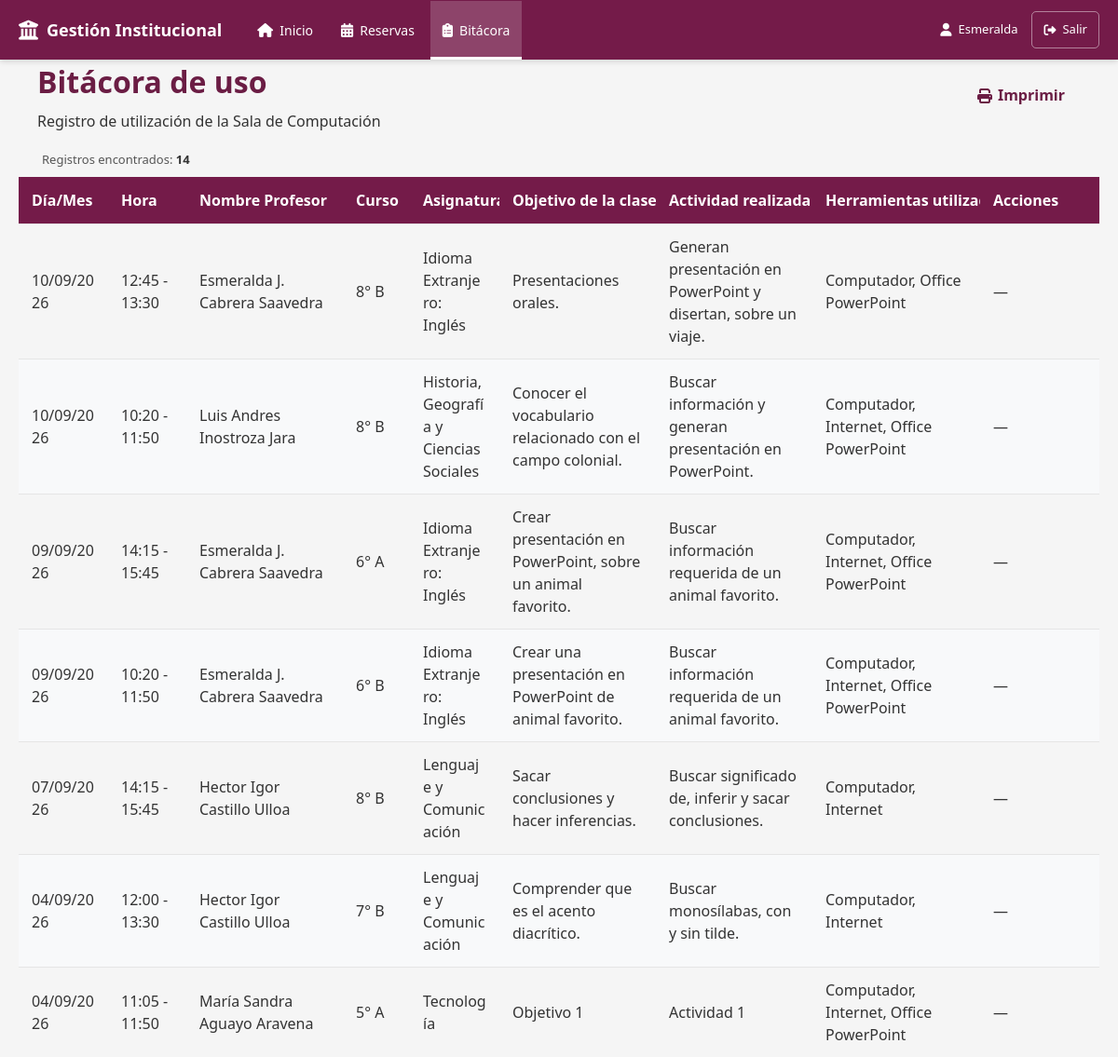
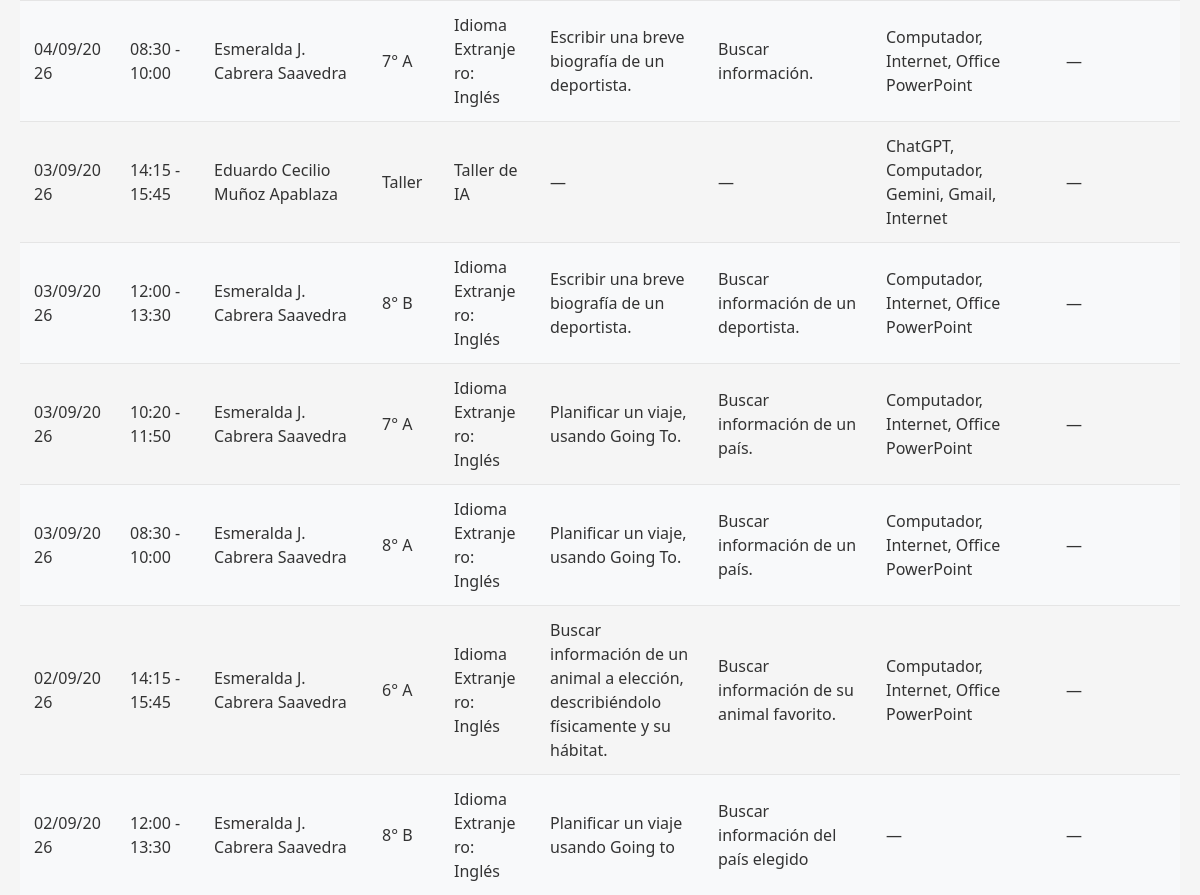
/modules/bitacoras/index.php (signed in), run on the app's committed database (2 pictures, top to bottom).
### tables this page shows
CREATE TABLE `bitacoras` (
  `id` int(11) NOT NULL,
  `reserva_id` int(11) DEFAULT NULL,
  `objetivo_clase` varchar(150) DEFAULT NULL,
  `actividad` varchar(150) DEFAULT NULL,
  `horario_fijo_ocurrencia_id` int(11) DEFAULT NULL,
  `observaciones` text DEFAULT NULL
);

CREATE TABLE `cursos` (
  `id` int(11) NOT NULL,
  `nombre_curso` varchar(10) NOT NULL DEFAULT '',
  `modalidad` enum('asignatura','taller') DEFAULT 'asignatura'
);

CREATE TABLE `asignaturas` (
  `id` int(11) NOT NULL,
  `asignatura_nombre` varchar(50) NOT NULL,
  `modalidad` enum('asignatura','taller') DEFAULT 'asignatura',
  `activo` tinyint(1) DEFAULT NULL
);

### modules/bitacoras/index.php (the view, shortened to what this page needs)
<?php
require_once '../../config/database.php';
function formatearFechaBitacora(string $fecha): string
{
    $fechaObj = DateTime::createFromFormat(
        'Y-m-d',
        $fecha
    );
    return $fechaObj->format('d/m/Y');
}
function obtenerHorarioBitacora(
    string $fecha,
    string $horaInicio,
    string $horaTermino,
    string $tipo
): string {
    $inicio = new DateTime(
        $fecha . ' ' . $horaInicio
    );
    $termino = new DateTime(
        $fecha . ' ' . $horaTermino
    );
    $duracion =
        $termino->getTimestamp()
        - $inicio->getTimestamp();
    $media = clone $inicio;
    $media->modify(
        '+' . ($duracion / 2) . ' seconds'
    );
    switch ($tipo) {
        case 'sub2':
            return
                $media->format('H:i')
                . ' - '
                . $termino->format('H:i');
        case 'completo':
        default:
            return
                $inicio->format('H:i')
                . ' - '
                . $termino->format('H:i');
    }
}
$registros = [];
$resultado = $conexion->query($sql);
if ($resultado) {
    while ($fila = $resultado->fetch_assoc()) {
        $registros[] = $fila;
    }
}
$totalRegistros = count($registros);
?>
<!DOCTYPE html>
<html lang="es">
<head>
    <link
        rel="stylesheet"
        href="https://cdnjs.cloudflare.com/ajax/libs/font-awesome/6.7.2/css/all.min.css">
    <link
        rel="stylesheet"
        href="../../assets/css/estilos.css">
    <link
        rel="stylesheet"
        href="../../assets/css/botones.css">
    <link
        rel="stylesheet"
        href="../../assets/css/formularios.css">
    <link
        rel="stylesheet"
        href="../../assets/css/tablas.css">
    <link
        rel="stylesheet"
        href="../../assets/css/reservas.css">
    <link
        rel="stylesheet"
        href="../../assets/css/bitacora.css">
</head>
<body>
    <?php
    require_once '../../includes/menu.php';
    ?>
    <div class="contenedor contenedor-bitacora">
        <div class="encabezado-pagina">
            <div>
                <h1>
                    Bitácora de uso
                </h1>
                <p>
                    Registro de utilización de la Sala de Computación
                </p>
            </div>
            <div>
                <a
                    href="imprimir.php"
                    class="btn btn-primary">
                    <i class="fa-solid fa-print"></i>
                    Imprimir
                </a>
            </div>
        </div>
        <div class="resumen-bitacora">
            Registros encontrados:
            <strong>
                <?= $totalRegistros ?>
            </strong>
        </div>
        <div class="tabla-bitacora-contenedor">
            <table class="tabla tabla-bitacora">
                <thead>
                    <tr>
                        <th>
                            Día/Mes
                        </th>
                        <th>
                            Hora
                        </th>
                        <th>
                            Nombre Profesor
                        </th>
                        <th>
                            Curso
                        </th>
                        <th>
                            Asignatura
                        </th>
                        <th>
                            Objetivo de la clase
                        </th>
                        <th>
                            Actividad realizada
                        </th>
                        <th>
                            Herramientas utilizadas
                        </th>
                        <th>
                            Acciones
                        </th>
                    </tr>
                </thead>
                <tbody>
                    <?php if (empty($registros)): ?>
                        <tr>
                            <td
                                colspan="9"
                                style="text-align: center;">
                                No existen registros en la bitácora.
                            </td>
                        </tr>
                    <?php else: ?>
                        <?php foreach ($registros as $registro): ?>
                            <?php
                            $fecha =
                                formatearFechaBitacora(
                                    $registro['fecha'] ?? ''
                                );
                            $hora =
                                obtenerHorarioBitacora(
                                    $registro['fecha'] ?? '',
                                    $registro['hora_inicio'] ?? '',
                                    $registro['hora_termino'] ?? '',
                                    $registro['tipo_uso'] ?? 'completo'
                                );
                            $objetivo =
                                trim(
                                    $registro['objetivo_clase'] ?? ''
                                );
                            $actividad =
                                trim(
                                    $registro['actividad'] ?? ''
                                );
                            $recursos =
                                trim(
                                    $registro['nombres_recursos'] ?? ''
                                );
                            ?>
                            <tr>
                                <td>
                                    <?= htmlspecialchars($fecha) ?>
                                </td>
                                <td>
                                    <?= htmlspecialchars($hora) ?>
                                </td>
                                <td>
                                    <?= htmlspecialchars(
                                        $registro['docente'] ?? ''
                                    ) ?>
                                </td>
                                <td>
                                    <?= htmlspecialchars(
                                        $registro['curso'] ?? ''
                                    ) ?>
                                </td>
                                <td>
                                    <?= htmlspecialchars(
                                        $registro['asignatura'] ?? ''
                                    ) ?>
                                </td>
                                <td>
                                    <?= htmlspecialchars(
                                        $objetivo !== ''
                                            ? $objetivo
                                            : '—'
                                    ) ?>
                                </td>
                                <td>
                                    <?= htmlspecialchars(
                                        $actividad !== ''
                                            ? $actividad
                                            : '—'
                                    ) ?>
                                </td>
                                <td>
                                    <?= htmlspecialchars(
                                        $recursos !== ''
                                            ? $recursos
                                            : '—'
                                    ) ?>
                                </td>
                                <td class="acciones-bitacora">
                                    <?php if (
                                        $rolUsuario === 'usuario'
                                    ): ?>
                                        <span>
                                            —
                                        </span>
                                    <?php endif; ?>
                                </td>
                            </tr>
                        <?php endforeach; ?>
                    <?php endif; ?>
                </tbody>
            </table>
        </div>
    </div>
</body>
</html>

### assets/css/estilos.css (style rules this page uses)
:root { --color-primario: #6b1d44; --color-primario-hover: #5b1739; --color-primario-original: #4e0227; --color-exito: #198754; --color-exito-hover: #157347; --color-advertencia: #ffc107; --color-advertencia-hover: #e0a800; --color-error: #dc3545; --color-error-hover: #bb2d3b; --color-fondo: #ffffff; --color-fondo-secundario: #f5f5f5; --color-fondo-neutro: #eeeeee; --color-texto: #333333; --color-texto-secundario: #666666; --color-borde: #d9c5cf; --radio-borde: 6px; --ancho-formulario: 700px; --btn-padding-y: 8px; --btn-padding-x: 16px; --btn-transicion: .2s ease; --sombra-focus: 0 0 5px rgba(107, 29, 68, 0.25); }
* { margin: 0; padding: 0; box-sizing: border-box; }
html { font-size: 16px; }
body { font-family: "Segoe UI", Tahoma, Geneva, Verdana, sans-serif; font-size: 1rem; line-height: 1.5; color: var(--color-texto); background-color: var(--color-fondo-secundario); }
h1, h2, h3, h4, h5, h6 { color: var(--color-primario); font-weight: 600; }
p { margin-bottom: 1rem; }
a { color: var(--color-primario); text-decoration: none; transition: color 0.2s ease; }
.contenedor { width: 90%; max-width: 1200px; margin: 0 auto; }
.encabezado-pagina { display: flex; justify-content: space-between; align-items: center; gap: 20px; margin-bottom: 20px; }
.encabezado-pagina h1 { margin: 0; }
.encabezado-pagina p { margin: 6px 0 0; }
.encabezado-pagina .btn-primary { display: inline-flex; align-items: center; justify-content: center; padding: 9px 16px; font-weight: 600; text-decoration: none; white-space: nowrap; }

### assets/css/botones.css (style rules this page uses)
.btn { display: inline-flex; align-items: center; justify-content: center; padding: 8px 16px; font-family: inherit; font-size: inherit; line-height: 1.2; font-weight: 600; text-decoration: none; white-space: nowrap; cursor: pointer; border: 1px solid transparent; border-radius: var(--radio-borde); box-sizing: border-box; transition: background-color 0.2s ease, border-color 0.2s ease, color 0.2s ease, box-shadow 0.2s ease; }
.btn i { margin-right: 6px; }

### assets/css/tablas.css (style rules this page uses)
.tabla { width: 100%; min-width: 1400px; border-collapse: collapse; }
.tabla thead th { padding: 13px 14px; background-color: var(--color-primario); color: #fff; font-weight: 600; text-align: left; white-space: nowrap; }
.tabla tbody td { padding: 12px 14px; border-top: 1px solid #e5e5e5; color: var(--color-texto); vertical-align: middle; }
.tabla tbody tr:nth-child(even) { background-color: #f8f9fa; }

### assets/css/bitacora.css (style rules this page uses)
.tabla-bitacora-contenedor { width: 100%; overflow-x: auto; overflow-y: visible; }
.tabla-bitacora { width: 100%; min-width: 1200px; border-collapse: collapse; table-layout: fixed; }
.tabla-bitacora th, .tabla-bitacora td { padding: 10px 12px; vertical-align: top; box-sizing: border-box; }
.tabla-bitacora th { white-space: nowrap; }
.tabla-bitacora th:nth-child(1), .tabla-bitacora td:nth-child(1) { width: 8%; }
.tabla-bitacora th:nth-child(2), .tabla-bitacora td:nth-child(2) { width: 7%; }
.tabla-bitacora th:nth-child(3), .tabla-bitacora td:nth-child(3) { width: 14%; }
.tabla-bitacora th:nth-child(4), .tabla-bitacora td:nth-child(4) { width: 6%; }
.tabla-bitacora th:nth-child(5), .tabla-bitacora td:nth-child(5) { width: 8%; }
.tabla-bitacora th:nth-child(6), .tabla-bitacora td:nth-child(6) { width: 14%; }
.tabla-bitacora th:nth-child(7), .tabla-bitacora td:nth-child(7) { width: 14%; }
.tabla-bitacora th:nth-child(8), .tabla-bitacora td:nth-child(8) { width: 15%; }
.tabla-bitacora th:nth-child(9), .tabla-bitacora td:nth-child(9) { width: 14%; }
.tabla-bitacora td { overflow-wrap: break-word; word-wrap: break-word; }
.tabla-bitacora .acciones-bitacora { white-space: nowrap; vertical-align: middle; }
.contenedor-bitacora { width: calc(100% - 40px); max-width: 1700px; margin-left: auto; margin-right: auto; }
.contenedor-bitacora .encabezado-pagina { width: 900px; max-width: 100%; box-sizing: border-box; padding-left: 25px; padding-right: 25px; margin-left: auto; margin-right: auto; }
.tabla-bitacora thead th { position: sticky; top: 0; z-index: 10; background: #741b49; }
.contenedor-bitacora .resumen-bitacora { margin-top: 18px; margin-bottom: 8px; padding: 0 25px; font-size: 13px; color: #555; }
.contenedor-bitacora .resumen-bitacora strong { color: #333; }
.contenedor-bitacora .encabezado-pagina { width: calc(100% - 40px); max-width: 1700px; box-sizing: border-box; padding-left: 0; padding-right: 0; margin-left: auto; margin-right: auto; }

### data on the page
bitacoras: fecha "10/09/2026", hora "12:45 - 13:30", docente "Esmeralda J. Cabrera Saavedra", cursos.nombre_curso "8° B", asignaturas.asignatura_nombre "Idioma Extranjero: Inglés", objetivo "Presentaciones orales.", actividad "Generan presentación en PowerPoint y disertan, sobre un viaje.", recursos "Computador, Office PowerPoint"
bitacoras: fecha "10/09/2026", hora "10:20 - 11:50", docente "Luis Andres Inostroza Jara", cursos.nombre_curso "8° B", asignaturas.asignatura_nombre "Historia, Geografía y Ciencias Sociales", objetivo "Conocer el vocabulario relacionado con el campo colonial.", actividad "Buscar información y generan presentación en PowerPoint.", recursos "Computador, Internet, Office PowerPoint"
bitacoras: fecha "09/09/2026", hora "14:15 - 15:45", docente "Esmeralda J. Cabrera Saavedra", cursos.nombre_curso "6° A", asignaturas.asignatura_nombre "Idioma Extranjero: Inglés", objetivo "Crear presentación en PowerPoint, sobre un animal favorito.", actividad "Buscar información requerida de un animal favorito.", recursos "Computador, Internet, Office PowerPoint"
bitacoras: fecha "09/09/2026", hora "10:20 - 11:50", docente "Esmeralda J. Cabrera Saavedra", cursos.nombre_curso "6° B", asignaturas.asignatura_nombre "Idioma Extranjero: Inglés", objetivo "Crear una presentación en PowerPoint de animal favorito.", actividad "Buscar información requerida de un animal favorito.", recursos "Computador, Internet, Office PowerPoint"
bitacoras: fecha "07/09/2026", hora "14:15 - 15:45", docente "Hector Igor Castillo Ulloa", cursos.nombre_curso "8° B", asignaturas.asignatura_nombre "Lenguaje y Comunicación", objetivo "Sacar conclusiones y hacer inferencias.", actividad "Buscar significado de, inferir y sacar conclusiones.", recursos "Computador, Internet"
bitacoras: fecha "04/09/2026", hora "12:00 - 13:30", docente "Hector Igor Castillo Ulloa", cursos.nombre_curso "7° B", asignaturas.asignatura_nombre "Lenguaje y Comunicación", objetivo "Comprender que es el acento diacrítico.", actividad "Buscar monosílabas, con y sin tilde.", recursos "Computador, Internet"
bitacoras: fecha "04/09/2026", hora "11:05 - 11:50", docente "María Sandra Aguayo Aravena", cursos.nombre_curso "5° A", asignaturas.asignatura_nombre "Tecnología", objetivo "Objetivo 1", actividad "Actividad 1", recursos "Computador, Internet, Office PowerPoint"
bitacoras: fecha "04/09/2026", hora "08:30 - 10:00", docente "Esmeralda J. Cabrera Saavedra", cursos.nombre_curso "7° A", asignaturas.asignatura_nombre "Idioma Extranjero: Inglés", objetivo "Escribir una breve biografía de un deportista.", actividad "Buscar información.", recursos "Computador, Internet, Office PowerPoint"
bitacoras: fecha "03/09/2026", hora "14:15 - 15:45", docente "Eduardo Cecilio Muñoz Apablaza", cursos.nombre_curso "Taller", asignaturas.asignatura_nombre "Taller de IA", objetivo "—", actividad "—", recursos "ChatGPT, Computador, Gemini, Gmail, Internet"
bitacoras: fecha "03/09/2026", hora "12:00 - 13:30", docente "Esmeralda J. Cabrera Saavedra", cursos.nombre_curso "8° B", asignaturas.asignatura_nombre "Idioma Extranjero: Inglés", objetivo "Escribir una breve biografía de un deportista.", actividad "Buscar información de un deportista.", recursos "Computador, Internet, Office PowerPoint"
bitacoras: fecha "03/09/2026", hora "10:20 - 11:50", docente "Esmeralda J. Cabrera Saavedra", cursos.nombre_curso "7° A", asignaturas.asignatura_nombre "Idioma Extranjero: Inglés", objetivo "Planificar un viaje, usando Going To.", actividad "Buscar información de un país.", recursos "Computador, Internet, Office PowerPoint"
bitacoras: fecha "03/09/2026", hora "08:30 - 10:00", docente "Esmeralda J. Cabrera Saavedra", cursos.nombre_curso "8° A", asignaturas.asignatura_nombre "Idioma Extranjero: Inglés", objetivo "Planificar un viaje, usando Going To.", actividad "Buscar información de un país.", recursos "Computador, Internet, Office PowerPoint"
bitacoras: fecha "02/09/2026", hora "14:15 - 15:45", docente "Esmeralda J. Cabrera Saavedra", cursos.nombre_curso "6° A", asignaturas.asignatura_nombre "Idioma Extranjero: Inglés", objetivo "Buscar información de un animal a elección, describiéndolo físicamente y su hábitat.", actividad "Buscar información de su animal favorito.", recursos "Computador, Internet, Office PowerPoint"
bitacoras: fecha "02/09/2026", hora "12:00 - 13:30", docente "Esmeralda J. Cabrera Saavedra", cursos.nombre_curso "8° B", asignaturas.asignatura_nombre "Idioma Extranjero: Inglés", objetivo "Planificar un viaje usando Going to", actividad "Buscar información del país elegido", recursos "—"

### other printed values
$nombreUsuario "Esmeralda"
$totalRegistros "14"
